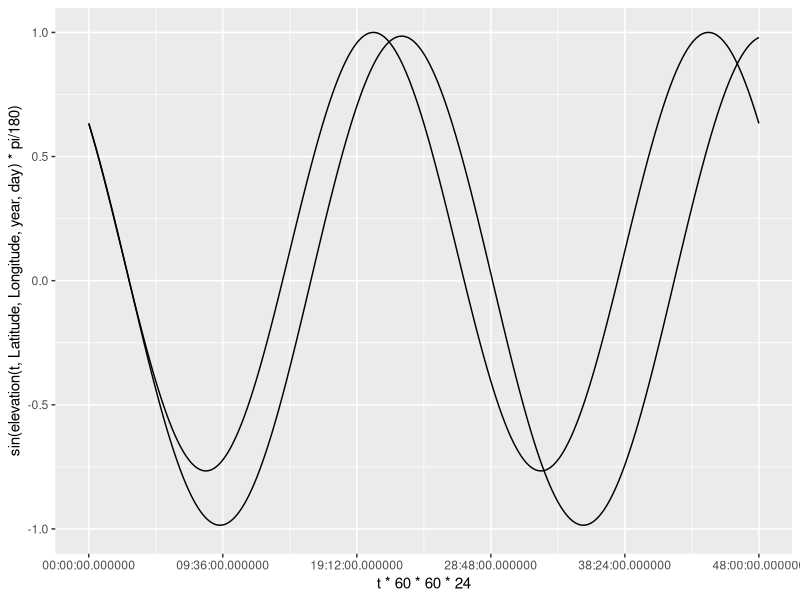
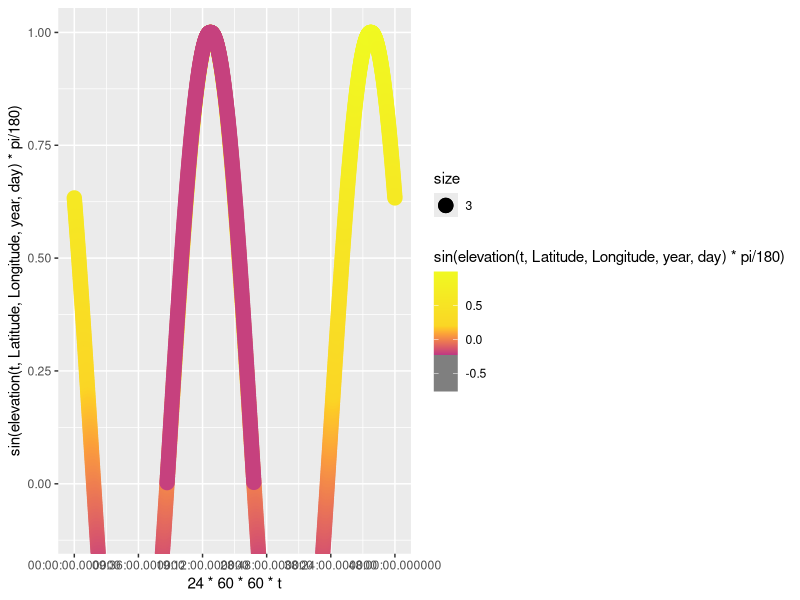
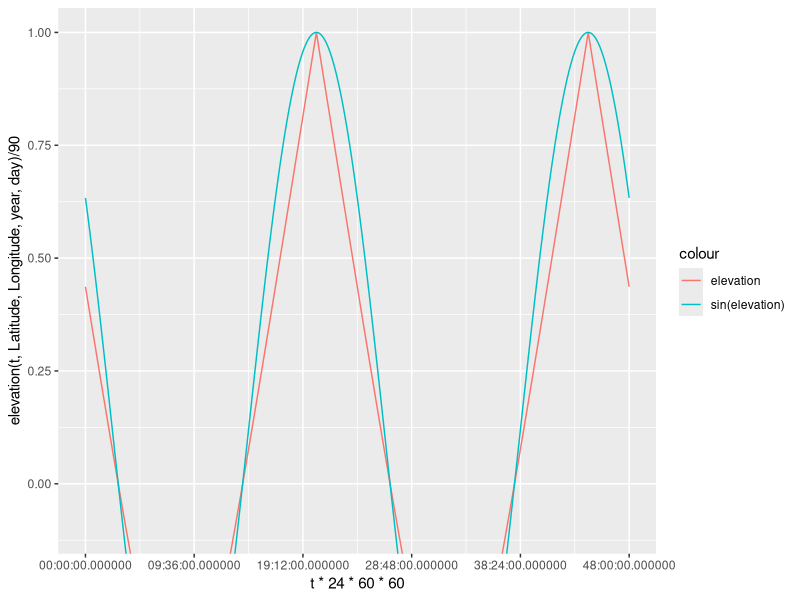
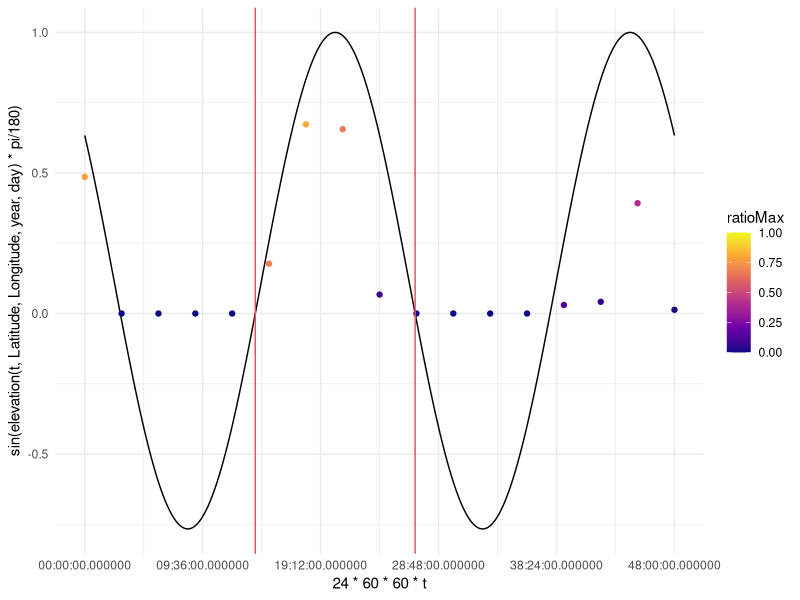
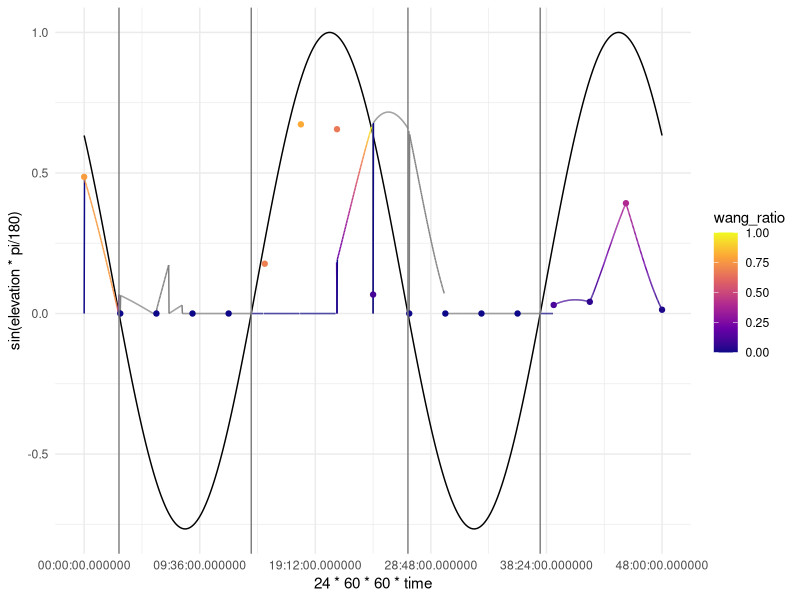
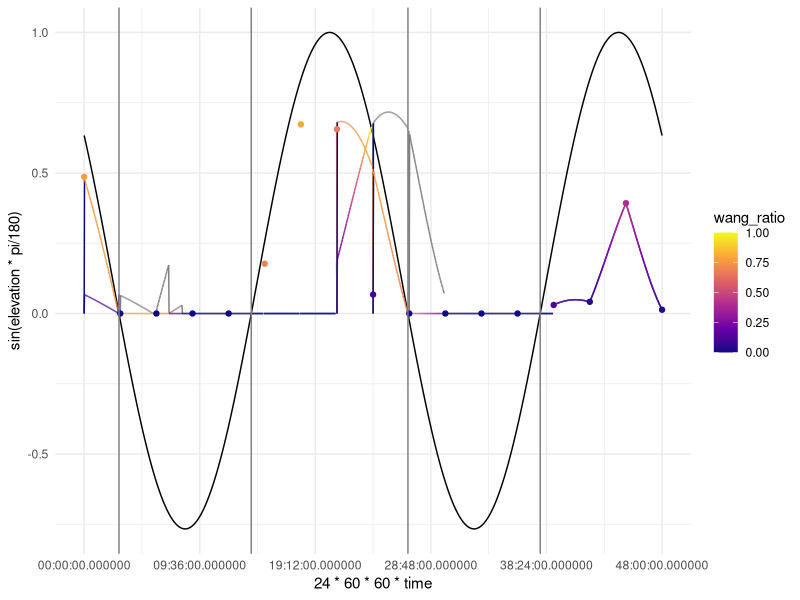
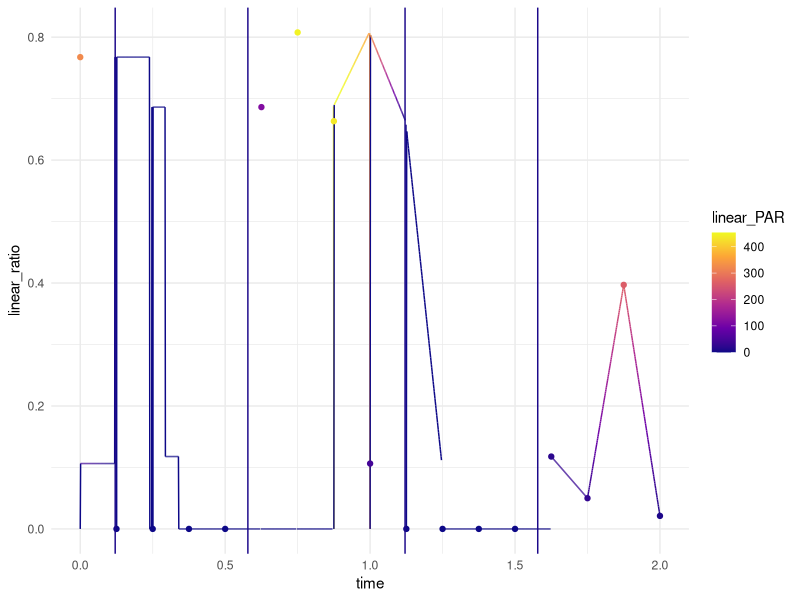

Reproduce these figures in R, in order.
library(ggplot2)
Latitude = -20
Longitude = -123
year = 2020
day = 21
time = 0
elevation = function(t, Latitude, Longitude, year, day){
  #Converting the year and day to Julian Day and Century. 2454466.5 is
  #12:00 AM of Jan 1 2008. Using mid day as the average 2454467 is Jan 1 2008
  #ifelse(year == 2008, JulianDay = 2454466+day, JulianDay = 2454467+day+(year-2008)*365);
  JulianDay = 2454466+day;
  ##Calculate solar position constants for the day in question. These
  ##functions were obtained from an NOAA Solar Calculations spreadsheet.
  ##Note: the variation seen throughout a given day is so small that we can
  ##treat these as constants. More on this later.
  JulianCentury = (JulianDay-2451545)/36525;
  GeomMeanLongSunDeg = (280.46646+JulianCentury*(36000.76983+JulianCentury*.0003032))%%360;
  GeomMeanAnomSunDeg = 357.52911+JulianCentury*(35999.05029 - 0.0001537*JulianCentury);
  EccentEarthOrbit = 0.016708634-JulianCentury*(0.000042037+0.0000001267*JulianCentury);
  SunEqOfCtr = sin(pi/180*(GeomMeanAnomSunDeg))*(1.914602-JulianCentury*(0.004817+0.000014*JulianCentury))+sin(pi/180*(2*GeomMeanAnomSunDeg))*(0.019993-0.000101*JulianCentury)+sin(pi/180*(3*GeomMeanAnomSunDeg))*0.000289;
  SunTrueLongDeg = GeomMeanLongSunDeg+SunEqOfCtr;
  SunAppLongDeg = SunTrueLongDeg-0.00569-0.00478*sin(pi/180*(125.04-1934.136*JulianCentury));
  MeanObliqEclipticDeg = 23+(26+((21.448-JulianCentury*(46.815+JulianCentury*(0.00059-JulianCentury*0.001813))))/60)/60;
  ObliqCorrDeg = MeanObliqEclipticDeg+0.00256*cos(pi/180*(125.04-1934.136*JulianCentury));
  SunDeclineDeg = 180/pi*(asin(sin(pi/180*(ObliqCorrDeg))*sin(pi/180*(SunAppLongDeg))));
  vary = tan(pi/180*(ObliqCorrDeg/2))*tan(pi/180*(ObliqCorrDeg/2));
  EqOfTimeMinutes = 4*180/pi*(vary*sin(2*pi/180*(GeomMeanLongSunDeg))-2*EccentEarthOrbit*sin(pi/180*(GeomMeanAnomSunDeg))+4*EccentEarthOrbit*vary*sin(pi/180*(GeomMeanAnomSunDeg))*cos(2*pi/180*(GeomMeanLongSunDeg))-0.5*vary*vary*sin(4*pi/180*(GeomMeanLongSunDeg))-1.25*EccentEarthOrbit*EccentEarthOrbit*sin(2*pi/180*(GeomMeanAnomSunDeg)));
  
  ## Define maximum PAR: Solar Constant*.487(%of radiation that makes up PAR)*scale(100)/Sin(90)
  MaxPAR=.487*1361*100;
  srssangle = 90;
  HAval = cos(pi/180*(srssangle))/(cos(pi/180*(Latitude))*cos(pi/180*(SunDeclineDeg)))-tan(pi/180*(Latitude))*tan(pi/180*(SunDeclineDeg));
  if (HAval <= -1){
    HASunriseDeg = 180
  } else if (HAval >= 1) {
    HASunriseDeg = 0
  } else {
    HASunriseDeg = 180/pi*acos(HAval)
  }
  SunlightDuration = HASunriseDeg/180;
  
  A = sin(Latitude*pi/180)*sin(SunDeclineDeg*pi/180);
  B = cos(Latitude*pi/180)*cos(SunDeclineDeg*pi/180);
  
  SolarNoon = (720-4*Longitude-EqOfTimeMinutes+0*60)/1440;
  Sunrise <<- ((SolarNoon*1440-HASunriseDeg*4)/1440)%%1; #keep sunrise positive and between zero and 1
  Sunset <<- Sunrise+SunlightDuration; #assign SR/SS to global for use in other functions
  
  C = EqOfTimeMinutes/4+Longitude;
  
  return(90-(acos(A+B*cos((t*360+C+180)*pi/180)))*180/pi)
  
}

wang_elevation = function(time, t, Latitude, Longitude, year, day){
  timeEle = sin(elevation(time, Latitude, Longitude, year, day)*pi/180)
  adj = 1
  if (time > (Sunrise+Sunset-1)/2) {
    adj = adj - 1
  }
  if (time > (Sunrise+Sunset+1)/2) {
    adj = adj - 1 
  }
  wangEle = sin((time+adj-Sunrise)*pi/(Sunset-Sunrise))
  ratio = timeEle/wangEle
  wang_ele = sin((t+adj-Sunrise)*pi/(Sunset-Sunrise))*ratio
}



precision = 100

t = round(seq(0, 2, 1/(8*precision)), digits = 5)
ggplot(data = NULL, aes(x = t*60*60*24, y = sin(elevation(t,Latitude,Longitude,year,day)*pi/180)))+
  coord_cartesian(ylim = c(-1,1))+
  geom_line()+
  geom_line(data = NULL, aes(x=60*60*24*t, y = wang_elevation(time, t, Latitude, Longitude, year, day)))+
  scale_x_time()

ggplot(data = NULL, aes(x = 24*60*60*t, y = sin(elevation(t,Latitude,Longitude,year,day)*pi/180), color = sin(elevation(t,Latitude,Longitude,year,day)*pi/180), size = 3))+
  scale_color_viridis_c(option = "C", begin = .45,
                        rescaler =  function(x, to = NULL, from = NULL) {
                          ifelse(x<.2, 
                                 scales::rescale(x, from = c(0,.2), to = c(.45,.85)),
                                 scales::rescale(x, from = c(.2,1), to = c(.85,1)))
                        }) +
  coord_cartesian(ylim = c(-.1,1))+
  geom_point()+
  geom_point(data = NULL, aes(x = 24*60*60*t[t>Sunrise & t<Sunset], y = sin((t[t>Sunrise & t<Sunset]-Sunrise)*pi/(Sunset-Sunrise)), color = -.2, size = 3)) +
  scale_x_time()





 ggplot(data = NULL, aes(x = t*24*60*60, y = elevation(t,Latitude,Longitude,year,day)/90, col = "elevation"))+
  coord_cartesian(ylim = c(-.1,1))+
  geom_line()+
  geom_line(data = NULL, aes(x = 24*60*60*t, y = sin(elevation(t,Latitude,Longitude,year,day)*pi/180), col = "sin(elevation)"))+
  labs()+
  scale_x_time()


###Creating projections from each observation

#Max PAR: .487*1361/sin(elevation)

library(tidyverse)

###Filling in observation and elevation data

time_ele_PAR = tibble(t)
time_ele_PAR = time_ele_PAR %>%
  select(time = t) %>%
  mutate(observation = 0==(time*8*precision)%%(precision),
         elevation = elevation(t, Latitude, Longitude, year, day),
         light = elevation>=0,
         maxPAR = light*.487*1361*sin(elevation*pi/180),
         #ratioMax = observation*light,
         ratioMax = observation*light*runif(length(t), min = 0, max = 1),
         PAR = ratioMax*maxPAR,
         obs1 = floor(t * 8) + 1,
         obs2 = ceiling(t * 8) + 1)

###Seperating observations
observations = time_ele_PAR %>%
  filter(observation==TRUE)

##add vector to indicate Sunrise and Sunset times

SS_time = c(Sunrise, Sunset, Sunrise+1, (Sunset+1)%%2)
SS_time = sort(SS_time)
SS_ele = round(elevation(SS_time, Latitude, Longitude, year, day), digits = 4)

iSR = as.numeric(Sunrise>(Sunset+1)%%2)+1

SS = tibble(time = SS_time, elevation = SS_ele) %>%
  mutate(real = elevation == 0,
         PAR = 0)

ggplot(data = NULL, aes(x = 24*60*60*t, y = sin(elevation(t,Latitude,Longitude,year,day)*pi/180))) +
  #coord_cartesian(ylim = c(-.1,1)) +
  geom_line() +
  scale_x_time() +
  geom_point(data = observations, aes(x = time*24*60*60, y = PAR/(.487*1361), color = ratioMax)) +
  scale_color_viridis_c(option = "C", limits = c(0,1)) +
  #geom_vline(xintercept = SS$time*24*60*60 , color = 8) +
  geom_vline(xintercept = c(Sunrise, Sunset)*24*60*60, color = 2) +
  theme_minimal()

###Creating a function that will plot the Wang et al. algorithm for each point




add_wang = function(time_ele_PAR, SS, observations) {
  
  wang_index = observations %>%
    select(time, elevation, PAR)
  
  wang_index = SS %>%
    select(time, elevation, PAR) %>%
    rbind(wang_index, .)
  
  wang_calculation = time_ele_PAR
  
  SS = SS %>%
    mutate(
      slot1f = ceiling(time * 8 * precision + 1),
      slot1c = ceiling(slot1f / precision) * precision,
      slot2c = floor(SS$time * 8 * precision + 1),
      slot2f = floor(slot2c / precision) * precision + 2
    )
  
  #fill obs 1 forward and obs 2 backwards (so obs 1 is the most recent and obs 2 in the soonest)
  
  for (i in 1:4) {
    wang_calculation$obs1[SS$slot1f[i]:SS$slot1c[i]] = 17 + i
    wang_calculation$obs2[SS$slot2f[5 - i]:SS$slot2c[5 - i]] = 17 + 5 - i
  }
  
  
  wang_calculation = wang_calculation %>%
    mutate(
      wang_i_PAR1 = wang_index$PAR[wang_calculation$obs1],
      wang_i_PAR2 = wang_index$PAR[wang_calculation$obs2],
      wang_i_time1 = wang_index$time[wang_calculation$obs1],
      wang_i_time2 = wang_index$time[wang_calculation$obs2],
      wang_i_sunrise1 = time > ((Sunrise + Sunset - 1) / 2),
      wang_i_sunrise2 = time > ((Sunrise + Sunset + 1) / 2),
      wang_i_sunrise3 = time > ((Sunrise + Sunset + 3) / 2),
      wang_i_dayduration = Sunset - Sunrise
    )
  
  wang_calculation = wang_calculation %>%
    mutate(wang_i_sunrise = wang_i_sunrise1 + wang_i_sunrise2 + wang_i_sunrise3 + Sunrise - 1) %>%
    select(-wang_i_sunrise1,-wang_i_sunrise2,-wang_i_sunrise3)
  
  wang_calculation = wang_calculation %>%
    mutate(
      PAR1 = wang_i_PAR1 * sin((time - wang_i_sunrise) * pi / wang_i_dayduration)
      / sin((wang_i_time1 - wang_i_sunrise) * pi / wang_i_dayduration),
      PAR2 = wang_i_PAR2 * sin((time - wang_i_sunrise) * pi / wang_i_dayduration)
      / sin((wang_i_time2 - wang_i_sunrise) * pi / wang_i_dayduration),
      ratio_1 = (wang_i_time2 - time) / (wang_i_time2 - wang_i_time1),
      ratio_2 = (time - wang_i_time1) / (wang_i_time2 - wang_i_time1),
      wang_PAR = ratio_1*PAR1 + ratio_2*PAR2)
  
  #filter out observations with a SR as the first observation. Then calculate PAR from second observation using 6.2
  
  SR_adjust = wang_calculation %>%
    filter(obs1 == 17 + iSR | obs1 == 19 + iSR) %>%
    mutate(wang_PAR_SR = PAR2)
  
  # set PAR with times where SR is the second observation to 0
  
  SR_adjust_e = wang_calculation %>%
    filter(obs2 == 17 + iSR | obs2 == 19 + iSR) %>%
    mutate(wang_PAR_SR = 0)
  
  #combine SR_adjust tables
  
  SR_adjust = rbind(SR_adjust, SR_adjust_e)
  
  #Insert SR_adjust into wang_calculation
  
  wang_calculation = right_join(SR_adjust, wang_calculation)
  wang_calculation$wang_PAR[!is.na(wang_calculation$wang_PAR_SR)] = wang_calculation$wang_PAR_SR[!is.na(wang_calculation$wang_PAR_SR)]
  
  
  #filter out observations with a SS as the second observation. Then calculate PAR from first observation using 6.2
  
  SS_adjust = wang_calculation %>%
    filter(obs2 == 18 + iSR |
             obs2 == 16 + (iSR + 3) %% 5 + iSR) %>%
    mutate(wang_PAR_SS = PAR1)
  
  # set PAR with times where SS is the first observation to 0
  
  SS_adjust_e = wang_calculation %>%
    filter(obs1 == 18 + iSR |
             obs1 == 16 + (iSR + 3) %% 5 + iSR) %>%
    mutate(wang_PAR_SS = 0)
  
  #combine SR_adjust tables
  
  SS_adjust = rbind(SS_adjust, SS_adjust_e)
  
  #Insert SS_adjust into wang_calculation
  
  wang_calculation = right_join(SS_adjust, wang_calculation)
  wang_calculation$wang_PAR[!is.na(wang_calculation$wang_PAR_SS)] = wang_calculation$wang_PAR_SS[!is.na(wang_calculation$wang_PAR_SS)]
  
  #day of no observations
  
  no_obs_adjust = wang_calculation %>%
    filter(obs1 > 17 & obs2 > 17) %>%
    mutate(wang_PAR_no = NaN)
  
  #Insert no_obs_adjust
  
  wang_calculation = right_join(no_obs_adjust, wang_calculation)
  wang_calculation$wang_PAR[!is.na(wang_calculation$wang_PAR_no)] = wang_calculation$wang_PAR_no[!is.na(wang_calculation$wang_PAR_no)]
  
  
  
  i = 0:16 * precision + 1
  wang_calculation$wang_PAR[i] = wang_calculation$PAR[i]
  return(wang_calculation$wang_PAR)
}

wang_PAR = add_wang(time_ele_PAR, SS, observations)

time_ele_PAR = time_ele_PAR %>%
  cbind(., wang_PAR)

time_ele_PAR = time_ele_PAR %>%
  mutate(wang_ratio = wang_PAR/maxPAR) 




ggplot(data = time_ele_PAR, aes(x = 24*60*60*time, y = sin(elevation*pi/180))) +
  #coord_cartesian(ylim = c(-.1,1)) +
  geom_line() +
  scale_x_time() +
  geom_line(data = time_ele_PAR, aes(x = 24*60*60*time, y = wang_PAR/(.487*1361), color = wang_ratio)) +
  geom_point(data = observations, aes(x = time*24*60*60, y = PAR/(.487*1361), color = ratioMax)) +
  scale_color_viridis_c(option = "C", limits = c(0,1)) +
  geom_vline(data = SS, aes(xintercept = time*24*60*60, color = 8)) +
  theme_minimal()


##Create linear PAR ratio

add_ratio = function(time_ele_PAR, SS, observations) {
  #check observations. If both light then take average of ratios. Else take the ratio of the one with light.
  ratio_index = observations %>%
    select(time, elevation, ratioMax)
  
  ratio_calc = time_ele_PAR
  
  ratio_calc = time_ele_PAR %>%
    mutate(
      rat1 = ratio_index$ratioMax[ratio_calc$obs1],
      rat2 = ratio_index$ratioMax[ratio_calc$obs2],
      time1 = ratio_index$time[ratio_calc$obs1],
      time2 = ratio_index$time[ratio_calc$obs2],
      linear_ratio =  rat1*(time2-time)/(time2-time1)+rat2*(time-time1)/(time2-time1)
    )
  
  #identify SR/SS slots
  
  SS = SS %>%
    mutate(
      slot1f = ceiling(time * 8 * precision + 1),
      slot1c = ceiling(slot1f / precision) * precision,
      slot2c = floor(SS$time * 8 * precision + 1),
      slot2f = floor(slot2c / precision) * precision + 2
    )
  
  #fill obs 1 forward and obs 2 backwards (so obs 1 is the most recent and obs 2 in the soonest)
  
  for (i in 1:4) {
    ratio_calc$obs1[SS$slot1f[i]:SS$slot1c[i]] = 17 + i
    ratio_calc$obs2[SS$slot2f[5 - i]:SS$slot2c[5 - i]] = 17 + 5 - i
  }
  
  #filter out observations with a SR as the first observation. Then use ratio from second observation
  
  SR_adjust1 = ratio_calc %>%
    filter(time>5)
  SR_adjust2 = ratio_calc %>%
    filter(time>5)
  
  if(SS_ele[iSR] == 0){
    SR_adjust1 = ratio_calc %>%
      filter(obs1 == 17 + iSR) %>%
      mutate(linear_ratio_SR = rat2)
  }
  
  if(SS_ele[iSR+2] == 0){
    SR_adjust2 = ratio_calc %>%
      filter(obs1 == 19 + iSR) %>%
      mutate(linear_ratio_SR = rat2)
  }
  
  # set PAR with times where SR is the second observation to 0
  
  SR_adjust_e = ratio_calc %>%
    filter(obs2 == 17 + iSR | obs2 == 19 + iSR) %>%
    mutate(linear_ratio_SR = 0)
  
  #combine SR_adjust tables
  
  SR_adjust = rbind(SR_adjust1, SR_adjust2, SR_adjust_e)
  
  #Insert SR_adjust into ratio_calc
  
  ratio_calc = right_join(SR_adjust, ratio_calc)
  ratio_calc$linear_ratio[!is.na(ratio_calc$linear_ratio_SR)] = ratio_calc$linear_ratio_SR[!is.na(ratio_calc$linear_ratio_SR)]
  
  
  #filter out observations with a SS as the second observation. Then use ratio from first observation
  
  SS_adjust1 = ratio_calc %>%
    filter(time>5)
  SS_adjust2 = ratio_calc %>%
    filter(time>5)
  
  if(SS_ele[iSR+1] == 0){
    SS_adjust1 = ratio_calc %>%
      filter(obs2 == 18 + iSR) %>%
      mutate(linear_ratio_SS = rat1)
  }
  
  if(SS_ele[(iSR+3) %% 5 + iSR-1] == 0){
    SS_adjust2 = ratio_calc %>%
      filter(obs2 == 16 + (iSR + 3) %% 5 + iSR) %>%
      mutate(linear_ratio_SS = rat1)
  }
  
  
  
  # set PAR with times where SS is the first observation to 0
  
  SS_adjust_e = ratio_calc %>%
    filter(obs1 == 18 + iSR |
             obs1 == 16 + (iSR + 3) %% 5 + iSR) %>%
    mutate(linear_ratio_SS = 0)
  
  #combine SR_adjust tables
  
  SS_adjust = rbind(SS_adjust1, SS_adjust2, SS_adjust_e)
  
  #Insert SS_adjust into ratio_calc
  
  ratio_calc = right_join(SS_adjust, ratio_calc)
  ratio_calc$linear_ratio[!is.na(ratio_calc$linear_ratio_SS)] = ratio_calc$linear_ratio_SS[!is.na(ratio_calc$linear_ratio_SS)]
  
  #day of no observations
  
  no_obs_adjust = ratio_calc %>%
    filter(obs1 > 17 & obs2 > 17) %>%
    mutate(obs_no = NaN)
  
  #Insert no_obs_adjust
  
  ratio_calc = right_join(no_obs_adjust, ratio_calc)
  ratio_calc$linear_ratio[!is.na(ratio_calc$obs_no)] = ratio_calc$obs_no[!is.na(ratio_calc$obs_no)]
  
  
  i = 0:16 * precision + 1
  ratio_calc$linear_ratio[i] = ratio_calc$ratioMax[i]
  
  return(ratio_calc$linear_ratio)
}



linear_ratio = add_ratio(time_ele_PAR, SS, observations)

time_ele_PAR = time_ele_PAR %>%
  cbind(., linear_ratio)

time_ele_PAR = time_ele_PAR %>%
  mutate(linear_PAR = linear_ratio*maxPAR)

ggplot(data = time_ele_PAR, aes(x = 24*60*60*time, y = sin(elevation*pi/180))) +
  #coord_cartesian(ylim = c(-.1,1)) +
  geom_line() +
  scale_x_time() +
  geom_line(data = time_ele_PAR, aes(x = 24*60*60*time, y = wang_PAR/(.487*1361), color = wang_ratio)) +
  geom_line(data = time_ele_PAR, aes(x = 24*60*60*time, y = linear_PAR/(.487*1361), color = linear_ratio)) +
  geom_point(data = observations, aes(x = time*24*60*60, y = PAR/(.487*1361), color = ratioMax)) +
  scale_color_viridis_c(option = "C", limits = c(0,1)) +
  geom_vline(data = SS, aes(xintercept = time*24*60*60, color = 8)) +
  theme_minimal()


ggplot(data = time_ele_PAR, aes(x = time, y = linear_ratio, color = linear_PAR))+
  geom_line() +
  geom_point(data = observations, aes(x = time, y = ratioMax, color = PAR)) +
  #geom_line(data = time_ele_PAR, aes(x = time, y = wang_ratio, color = wang_PAR)) +
  scale_color_viridis_c(option = "C") +
  geom_vline(data = SS, aes(xintercept = time, color = 8)) +
  theme_minimal()


totalWang = sum(time_ele_PAR$wang_PAR)
totalLinear = sum(time_ele_PAR$linear_PAR)
error = (totalWang-totalLinear)/totalLinear
error







# So ideally when we interpolate PAR values based off incident values we want to first calculate the refraction adjusted elevation then calculate the ratio of the maximum possible raditaion that is reacing the surface. Once we have that we can linearlly interpolate that ratio throughout the day and apply it to the theoretical maximum throughout the day based on the refraction adjusted elevation. However, adjusting every solar elevation thoughout the day for refraction is marginally very computationally expensive for almost no change in elevation angle so for practicality I do not adjust for refraction during my interpolation, however I retain the practice for calculating the incident ratio. 